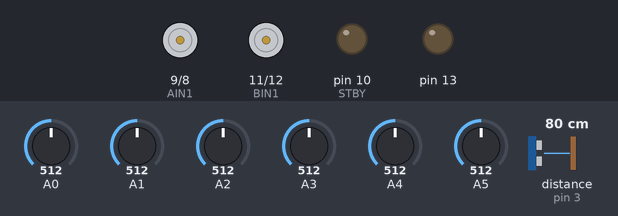
Recording of a sketch running on a simulated Arduino Uno, built with avr-gcc and run on an emulated ATmega328P. Shown: motor-driver pin pairs drawn as motors (green arrow = first pin HIGH = forward, orange = second pin HIGH = backward, longer = more drive, scaled by the enable pin, stopped while the standby pin is LOW), output pins drawn as LEDs (lit = HIGH). Wiring (inferred from the names in the program): ultrasonic range finder: trigger pin 2; echo pin 3. The inputs (shaded band) are chosen by the test bench; at power-on: A0 = 512, A4 = 512, A5 = 512, A1 = 512, A2 = 512, A3 = 512, distance to the obstacle (sensor on pin 3) 80 cm. The echo pulse lasts 58.3 µs per cm; pins used as bus, display or sensor lines are not drawn; what the sketch prints to the serial monitor is not drawn.

Above: at 12.7 s.
12.8 s: A0 set to 462
14.3 s: A0 set to 442
At 15.2 s:
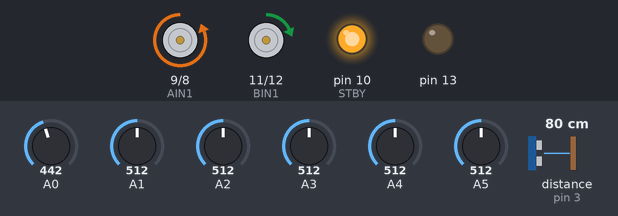
15.8 s: A4 set to 486
At 16.3 s:
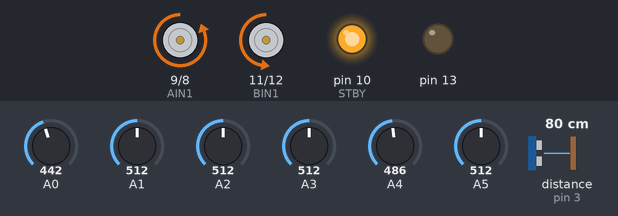
17.3 s: A5 set to 206
18.8 s: A5 set to 180
At 19.8 s:
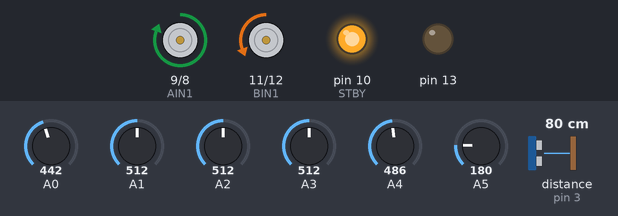
20.3 s: A5 set to 306
At 20.9 s:
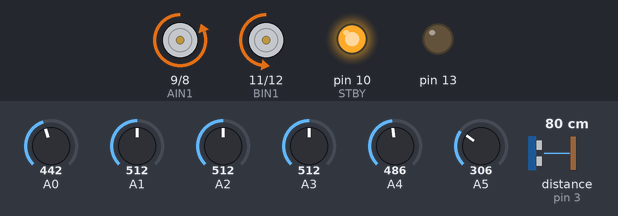
Timing chart, 0 to 22.8 s (numbered marks = the images above; inputs shaded):
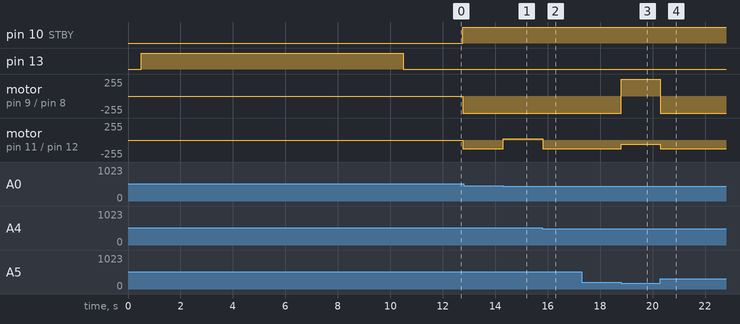

Measured:
- the behaviour switches between 452 and 451 on A0 (found by bisection; images 0 and 1)
- the behaviour switches between 496 and 495 on A4 (found by bisection; images 1 and 2)
- the behaviour switches between 193 and 192 on A5 (found by bisection; images 2 and 3)
- after the input at 12.8 s, every drawn part: stays the same
- after the input at 14.3 s, motor on pin 11 (BIN1) / pin 12 (BIN2): backward 128/255 → forward 16/255 at once
- after the input at 15.8 s, motor on pin 11 (BIN1) / pin 12 (BIN2): forward 16/255 → backward 128/255 at once
- after the input at 17.3 s, every drawn part: stays the same
- after the input at 18.8 s, motor on pin 9 (AIN1) / pin 8 (AIN2): backward 255/255 → forward 255/255 at once; motor on pin 11 (BIN1) / pin 12 (BIN2): backward 128/255 → backward 64/255 at once
- after the input at 20.3 s, motor on pin 9 (AIN1) / pin 8 (AIN2): forward 255/255 → backward 255/255 at once; motor on pin 11 (BIN1) / pin 12 (BIN2): backward 64/255 → backward 128/255 at once

The sketch:

cizgi_izleyen.ino.ino
```cpp
#include <QTRSensors.h>

//=============================================================
//motor A connected between A01 and A02
//motor B connected between B01 and B02

int STBY = 10; //standby

//Motor A
int PWMA = 3; //Speed control
int AIN1 = 9; //Direction
int AIN2 = 8; //Direction

//Motor B
int PWMB = 5; //Speed control
int BIN1 = 11; //Direction
int BIN2 = 12; //Direction
//=============================================================
#define NUM_SENSORS 6 // Sensor sayisi
#define NUM_SAMPLES_PER_SENSOR 4
#define EMITTER_PIN 4  //Pin degisecek

QTRSensorsAnalog qtra((unsigned char[]){0, 1, 2, 3, 4, 5},NUM_SENSORS,NUM_SAMPLES_PER_SENSOR,EMITTER_PIN);
unsigned int sensorValues[NUM_SENSORS]; // Sensorun okudugu degerler
unsigned int position;
//=============================================================
const int trig = 2; //2. Pine bagli ses gonderen baslik
const int echo = 3; //3. Pine bagli ses alan baslik
//=============================================================
bool zemin;
int hc_sayac = 0;     //
int engel_sayac = 0;
int cizgi_sayac = 0;  //
int sure = 0;         // HC icin sure tutan degisken
int mesafe = 0;       // HC icin mesafe olcen degisken
//=============================================================
void setup()
{
  pinMode(trig,OUTPUT); // Ses gonderilecegi icin output deger alir
  pinMode(echo,INPUT);  // Ses algilanacagi icin input deger alir
//==============================================================
  pinMode(STBY, OUTPUT);
  pinMode(PWMA, OUTPUT); //Motor surucusunun degiskenleri
  pinMode(AIN1, OUTPUT);
  pinMode(AIN2, OUTPUT);
  pinMode(PWMB, OUTPUT);
  pinMode(BIN1, OUTPUT);
  pinMode(BIN2, OUTPUT);
//===============================================================
  //QTR_SENSOR SETUP KODLARI
  Serial.begin(9600);
  delay(500);
  int i;
  pinMode(13, OUTPUT);
  digitalWrite(13, HIGH);
  for (i = 0; i < 400; i++)
  {
    qtra.calibrate();
  }
  digitalWrite(13, LOW);
  for (i = 0; i < NUM_SENSORS; i++)
  {
    Serial.print(qtra.calibratedMinimumOn[i]);
    Serial.print(' ');
  }
  Serial.println();
  for (i = 0; i < NUM_SENSORS; i++)
  {
    Serial.print(qtra.calibratedMaximumOn[i]);
    Serial.print(' ');
  }
  Serial.println();
  Serial.println();
  delay(1000);
}
//===============================================================
void loop()
{
  baslangic();
  hc_sensor();
  while(1)
  {
    if(sensorValues[0]<100 && sensorValues[5]<100)
      zemin=0;
    else if(sensorValues[0]>500 && sensorValues[5]>500)
      zemin=1;
    position = qtra.readLine(sensorValues);
    if(position > 2250 && position < 2550)
      ilerleme();
    /*else if(sensorValue[2]==LOW && sensorValue[3]==LOW)
    {
      if(zemin==1)
      {
        beyaz_alan();
      }
    }*/
    else
    {
      hc_kontrol();
      if(position == 0)
      {
        move(1,32,0);
        move(2,32,0);
      }
      else if(position == 5000)
      {
        cizgi_sayac++;
        if(cizgi_sayac == 4)
        {
          saga_donus();
        }
      }
      else if(position < 2250)
      {
        if(hc_sayac==4)
          kisa_yol();
        else
          saga_donus();
      }
      else if(position > 2550)
      {
        sola_donus();
      }
    }
  }
}

void ilerleme()
{
  move(1,128,0); //motor 1, half speed, forward
  move(2,128,0); //motor 2, half speed, forward
}

void baslangic()
{
  if(position >= 3000)//Sensorler fazla deger gormesi durumu
  {
      sola_donus();
  }
}

void kisa_yol()
{
  hc_sayac = 0;
  engel_sayac = 0;
  if(cizgi_sayac!=4)
  {
    //Ufak bir ilerleme
    cizgi_sayac+=1;
  }
  else
    saga_donus();
}

void hc_kontrol()
{
  if(hc_sayac==4)
    saga_donus();
  else if(mesafe==2)
  {
    engel_sayac++;
    if(engel_sayac==1)
      saga_donus();
    else if(engel_sayac==2)
      sola_donus();
  }
}

void saga_donus()
{
  //Sağ teker geri Sol teker ileri
  move(1,16,1);
  move(2,64,0);
}

void sola_donus()
{
  //Sol teker geri Sağ teker ileri
  move(1,64,0);
  move(2,16,1);
}

void hc_sensor()
{
  digitalWrite(trig, HIGH);
  delayMicroseconds(1000);
  digitalWrite(trig, LOW);
  sure = pulseIn(echo, HIGH);
  mesafe = (sure/2) / 29.1;
  if(mesafe == 3)
    hc_sayac++;
  Serial.print("Mesafe: ");
  Serial.print(mesafe);
  Serial.println(" cm");
  delay(250);
}
//=====================================================
void move(int motor, int speed, int direction)
{
//Move specific motor at speed and direction
//motor: 0 for B 1 for A
//speed: 0 is off, and 255 is full speed
//direction: 0 clockwise, 1 counter-clockwise, 2 forward

  digitalWrite(STBY, HIGH); //disable standby

  boolean inPin1 = LOW;
  boolean inPin2 = HIGH;

  if(direction == 1)
  {
    inPin1 = HIGH;
    inPin2 = LOW;
  }

  if(motor == 1)
  {
    digitalWrite(AIN1, inPin1);
    digitalWrite(AIN2, inPin2);
    analogWrite(PWMA, speed);
  }
  else
  {
    digitalWrite(BIN1, inPin1);
    digitalWrite(BIN2, inPin2);
    analogWrite(PWMB, speed);
  }
}

void stop()
{
//enable standby
  digitalWrite(STBY, LOW);
}
```
